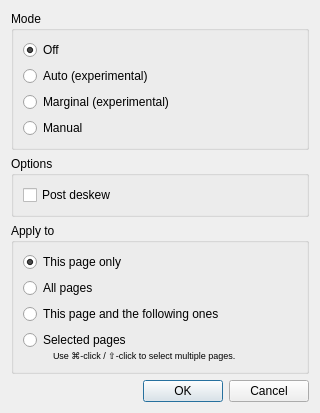
<?xml version="1.0" encoding="UTF-8"?>
<ui version="4.0">
 <class>output::ChangeDewarpingDialog</class>
 <widget class="QDialog" name="output::ChangeDewarpingDialog">
  <property name="windowModality">
   <enum>Qt::WindowModal</enum>
  </property>
  <property name="geometry">
   <rect>
    <x>0</x>
    <y>0</y>
    <width>320</width>
    <height>371</height>
   </rect>
  </property>
  <property name="windowTitle">
   <string>Apply Dewarping Mode</string>
  </property>
  <layout class="QVBoxLayout" name="verticalLayout">
   <item>
    <widget class="QGroupBox" name="dpiGroup">
     <property name="title">
      <string>Mode</string>
     </property>
     <layout class="QVBoxLayout" name="verticalLayout_4">
      <item>
       <widget class="QRadioButton" name="offRB">
        <property name="text">
         <string>Off</string>
        </property>
        <property name="checked">
         <bool>true</bool>
        </property>
       </widget>
      </item>
      <item>
       <widget class="QRadioButton" name="autoRB">
        <property name="enabled">
         <bool>true</bool>
        </property>
        <property name="text">
         <string>Auto (experimental)</string>
        </property>
       </widget>
      </item>
      <item>
       <widget class="QRadioButton" name="marginalRB">
        <property name="enabled">
         <bool>true</bool>
        </property>
        <property name="text">
         <string>Marginal (experimental)</string>
        </property>
       </widget>
      </item>
      <item>
       <widget class="QRadioButton" name="manualRB">
        <property name="text">
         <string>Manual</string>
        </property>
       </widget>
      </item>
     </layout>
    </widget>
   </item>
   <item>
    <widget class="QGroupBox" name="dewarpingOptionsGroup">
     <property name="title">
      <string>Options</string>
     </property>
     <layout class="QVBoxLayout" name="verticalLayout_5">
      <item>
       <widget class="QCheckBox" name="dewarpingPostDeskewCB">
        <property name="text">
         <string>Post deskew</string>
        </property>
       </widget>
      </item>
     </layout>
    </widget>
   </item>
   <item>
    <widget class="QGroupBox" name="groupBox_3">
     <property name="title">
      <string>Apply to</string>
     </property>
     <layout class="QVBoxLayout" name="verticalLayout_2">
      <item>
       <widget class="QRadioButton" name="thisPageRB">
        <property name="text">
         <string>This page only</string>
        </property>
        <property name="checked">
         <bool>true</bool>
        </property>
       </widget>
      </item>
      <item>
       <widget class="QRadioButton" name="allPagesRB">
        <property name="text">
         <string>All pages</string>
        </property>
       </widget>
      </item>
      <item>
       <widget class="QRadioButton" name="thisPageAndFollowersRB">
        <property name="text">
         <string>This page and the following ones</string>
        </property>
       </widget>
      </item>
      <item>
       <widget class="QWidget" name="selectedPagesWidget" native="true">
        <layout class="QVBoxLayout" name="verticalLayout_3">
         <property name="spacing">
          <number>0</number>
         </property>
         <property name="leftMargin">
          <number>0</number>
         </property>
         <property name="topMargin">
          <number>0</number>
         </property>
         <property name="rightMargin">
          <number>0</number>
         </property>
         <property name="bottomMargin">
          <number>0</number>
         </property>
         <item>
          <widget class="QRadioButton" name="selectedPagesRB">
           <property name="text">
            <string>Selected pages</string>
           </property>
          </widget>
         </item>
         <item>
          <layout class="QHBoxLayout" name="horizontalLayout_2">
           <property name="spacing">
            <number>0</number>
           </property>
           <item>
            <spacer name="horizontalSpacer_5">
             <property name="orientation">
              <enum>Qt::Horizontal</enum>
             </property>
             <property name="sizeType">
              <enum>QSizePolicy::Fixed</enum>
             </property>
             <property name="sizeHint" stdset="0">
              <size>
               <width>30</width>
               <height>0</height>
              </size>
             </property>
            </spacer>
           </item>
           <item>
            <widget class="QLabel" name="selectedPagesHint">
             <property name="font">
              <font>
               <pointsize>7</pointsize>
              </font>
             </property>
             <property name="text">
              <string>Use ⌘-click / ⇧-click to select multiple pages.</string>
             </property>
            </widget>
           </item>
          </layout>
         </item>
        </layout>
       </widget>
      </item>
     </layout>
    </widget>
   </item>
   <item>
    <spacer name="verticalSpacer">
     <property name="orientation">
      <enum>Qt::Vertical</enum>
     </property>
     <property name="sizeHint" stdset="0">
      <size>
       <width>20</width>
       <height>0</height>
      </size>
     </property>
    </spacer>
   </item>
   <item>
    <widget class="QDialogButtonBox" name="buttonBox">
     <property name="orientation">
      <enum>Qt::Horizontal</enum>
     </property>
     <property name="standardButtons">
      <set>QDialogButtonBox::Cancel|QDialogButtonBox::Ok</set>
     </property>
    </widget>
   </item>
  </layout>
 </widget>
 <resources/>
 <connections>
  <connection>
   <sender>buttonBox</sender>
   <signal>rejected()</signal>
   <receiver>output::ChangeDewarpingDialog</receiver>
   <slot>reject()</slot>
   <hints>
    <hint type="sourcelabel">
     <x>316</x>
     <y>260</y>
    </hint>
    <hint type="destinationlabel">
     <x>286</x>
     <y>274</y>
    </hint>
   </hints>
  </connection>
 </connections>
</ui>
